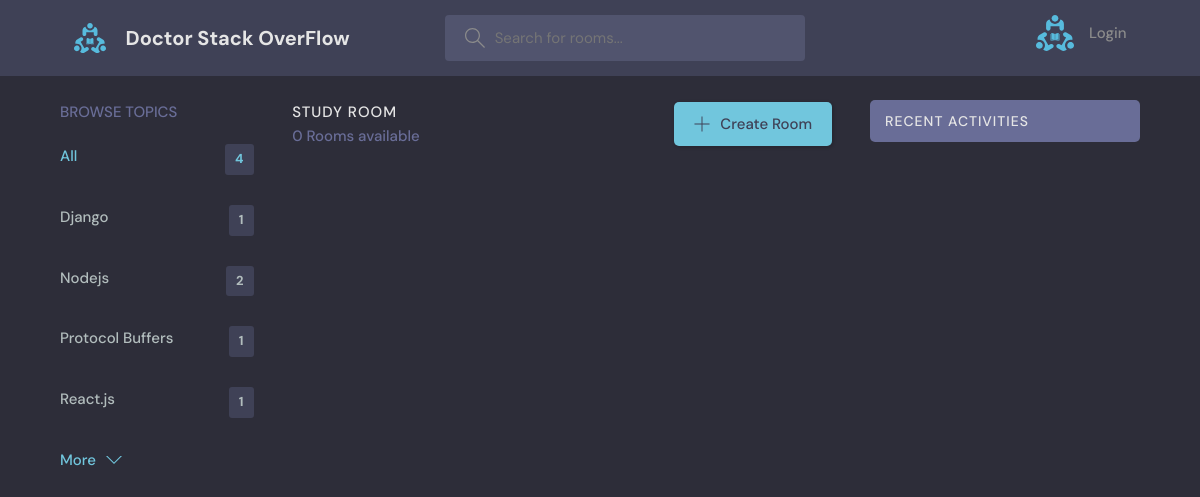
Page /?q=Golang on the earlier database version.
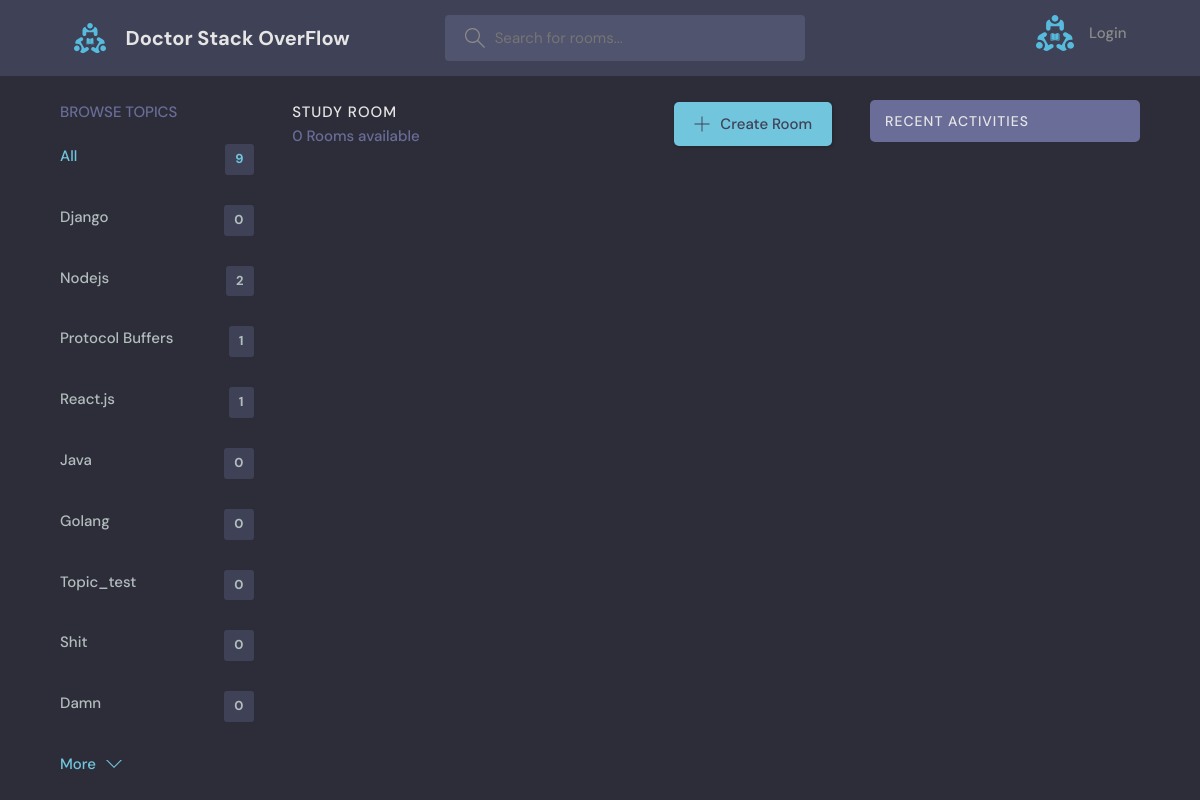
Same page on the later database version.
### base/models.py (models this page shows, shortened)
class Topic(models.Model):
    name = models.CharField(max_length=200)

### base/views.py (the view)
# urls.py: path('', views.home, name='home'),
def home(request):
    q = request.GET.get('q') if request.GET.get('q') != None else ''
    rooms = Room.objects.filter(Q(topic__name__icontains=q) |
                                Q(name__icontains=q) |
                                Q(description__icontains=q)
                                )
    topics = Topic.objects.all()
    count = rooms.count()
    conversations = Message.objects.filter(Q(room__topic__name__icontains=q))
    print(conversations)
    context = {'rooms': rooms, 'topics': topics,
               "count": count, "conversations": conversations}
    return render(request, 'base/home.html', context)

### base/templates/base/home.html (shortened to what this page needs)
{%extends 'main.html' %}
{%block content%}
    <main class="layout layout--3">
      <div class="container">
        {%include 'base/topics_component.html' %}
        <div class="roomList">
          <div class="roomList__header">
            <div>
              <h2>Study Room</h2>
              <p>{{rooms.count}} Rooms available</p>
            </div>
            <a class="btn btn--main" href='{% url 'create-room' %}'>
              <svg version="1.1" xmlns="http://www.w3.org/2000/svg" width="32" height="32" viewBox="0 0 32 32">
                <title>add</title>
                <path
                  d="M16.943 0.943h-1.885v14.115h-14.115v1.885h14.115v14.115h1.885v-14.115h14.115v-1.885h-14.115v-14.115z"
                ></path>
              </svg>
              Create Room
            </a>
          </div>
        </div>
        {%include 'base/activity_component.html' %}
      </div>
    </main>
    {%endblock content%}

### base/templates/base/topics_component.html
<div class="topics">
    <div class="topics__header">
      <h2>Browse Topics</h2>
    </div>
    <ul class="topics__list">
      <li>
        <a href="{%url 'home' %}" class="active">All <span>{{topics.count}}</span></a>
      </li>
      {% for topic in topics%}
      <li>
        <a href="{% url 'home' %}?q={{topic.name}}">{{topic.name}} <span>{{topic.room_set.all.count}}</span></a>
      </li>
      {% endfor %}
    </ul>
    <a class="btn btn--link" href="topics.html">
      More
      <svg version="1.1" xmlns="http://www.w3.org/2000/svg" width="32" height="32" viewBox="0 0 32 32">
        <title>chevron-down</title>
        <path d="M16 21l-13-13h-3l16 16 16-16h-3l-13 13z"></path>
      </svg>
    </a>
  </div>

Differences in the rows shown:
computed for Topic "Django": room_set.all.count "1" → "0"
added Topic: name "Java", room_set.all.count "0"
added Topic: name "Golang", room_set.all.count "0"
added Topic: name "Topic_test", room_set.all.count "0"
added Topic: name "Shit", room_set.all.count "0"
added Topic: name "Damn", room_set.all.count "0"
Other differences:
{{ topics.count }}: "4" → "9"
